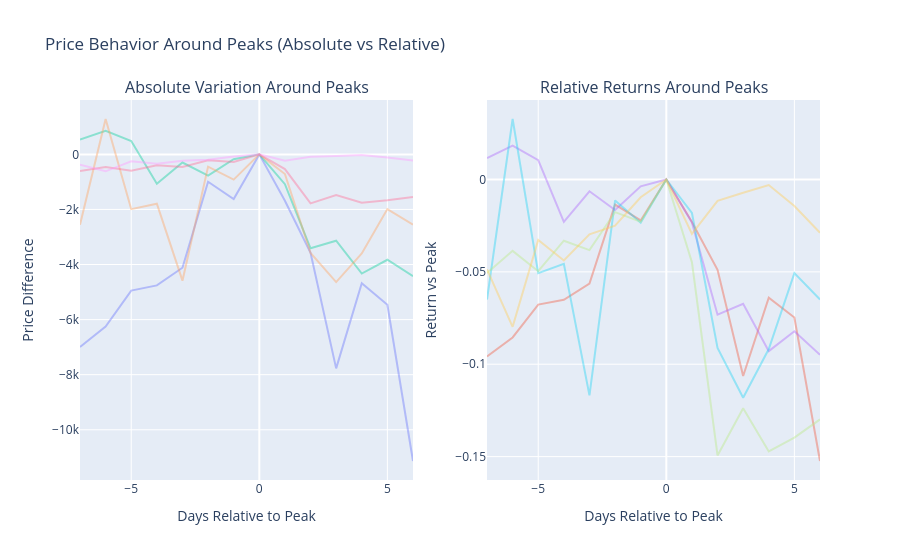

This figure's notebook cell:
### Markdown cell above
**Price Behavior Around Peaks**

*Analyze the typical price pattern before and after randomly selected peak events, using relative returns centered at the peak (t = 0).*

### Code cell
NB_PEAKS_TO_DISPLAY = 5

peaks_position = random.sample(range(len(peaks)), NB_PEAKS_TO_DISPLAY)
random_peaks = peaks.iloc[peaks_position]

# 2 subplots (1 ligne, 2 colonnes)
fig = make_subplots(
    rows=1, cols=2,
    subplot_titles=[
        "Absolute Variation Around Peaks",
        "Relative Returns Around Peaks"
    ]
)

for index, row in random_peaks.iterrows():
    # skip bords
    if index < 7 or index > len(df) - 7:
        continue

    df_slice = df.iloc[index-7:index+7]

    x = list(range(-7, 7))

    # Absolute
    y_abs = df_slice["close"] - row["close"]

    fig.add_trace(
        go.Scatter(
            x=x,
            y=y_abs,
            mode="lines",
            opacity=0.4,
            showlegend=False
        ),
        row=1, col=1
    )

    # Relative
    y_rel = (df_slice["close"] / row["close"]) - 1

    fig.add_trace(
        go.Scatter(
            x=x,
            y=y_rel,
            mode="lines",
            opacity=0.4,
            showlegend=False
        ),
        row=1, col=2
    )

# Layout
fig.update_layout(
    title="Price Behavior Around Peaks (Absolute vs Relative)",
)

fig.update_xaxes(title_text="Days Relative to Peak", row=1, col=1)
fig.update_xaxes(title_text="Days Relative to Peak", row=1, col=2)

fig.update_yaxes(title_text="Price Difference", row=1, col=1)
fig.update_yaxes(title_text="Return vs Peak", row=1, col=2)

fig.show()

### Figure 1 — Plotly figure (JSON) as saved in the notebook; plotly's stock layout.template omitted (floating-point values rounded to 4 significant figures)
{"data": [{"mode": "lines", "opacity": 0.4, "showlegend": false, "type": "scatter", "x": [-7, -6, -5, -4, -3, -2, -1, 0, 1, 2, 3, 4, 5, 6], "xaxis": "x", "y": [-6998.0, -6249.0, -4948.0, -4759.0, -4117.0, -994.3, -1620.0, 0.0, -1683.0, -3573.0, -7772.0, -4679.0, -5462.0, -11140.0], "yaxis": "y"}, {"mode": "lines", "opacity": 0.4, "showlegend": false, "type": "scatter", "x": [-7, -6, -5, -4, -3, -2, -1, 0, 1, 2, 3, 4, 5, 6], "xaxis": "x2", "y": [-0.09577, -0.08552, -0.06772, -0.06513, -0.05633, -0.01361, -0.02218, 0.0, -0.02304, -0.04889, -0.1064, -0.06403, -0.07475, -0.1524], "yaxis": "y2"}, {"mode": "lines", "opacity": 0.4, "showlegend": false, "type": "scatter", "x": [-7, -6, -5, -4, -3, -2, -1, 0, 1, 2, 3, 4, 5, 6], "xaxis": "x", "y": [541.7, 854.3, 487.5, -1070.0, -297.0, -769.5, -173.2, 0.0, -1083.0, -3410.0, -3136.0, -4328.0, -3827.0, -4422.0], "yaxis": "y"}, {"mode": "lines", "opacity": 0.4, "showlegend": false, "type": "scatter", "x": [-7, -6, -5, -4, -3, -2, -1, 0, 1, 2, 3, 4, 5, 6], "xaxis": "x2", "y": [0.01163, 0.01834, 0.01047, -0.02297, -0.006376, -0.01652, -0.003717, 0.0, -0.02325, -0.07321, -0.06733, -0.09293, -0.08215, -0.09493], "yaxis": "y2"}, {"mode": "lines", "opacity": 0.4, "showlegend": false, "type": "scatter", "x": [-7, -6, -5, -4, -3, -2, -1, 0, 1, 2, 3, 4, 5, 6], "xaxis": "x", "y": [-2552.0, 1285.0, -1990.0, -1792.0, -4587.0, -445.6, -917.2, 0.0, -711.9, -3578.0, -4637.0, -3601.0, -1988.0, -2549.0], "yaxis": "y"}, {"mode": "lines", "opacity": 0.4, "showlegend": false, "type": "scatter", "x": [-7, -6, -5, -4, -3, -2, -1, 0, 1, 2, 3, 4, 5, 6], "xaxis": "x2", "y": [-0.06503, 0.03274, -0.05071, -0.04567, -0.1169, -0.01136, -0.02337, 0.0, -0.01814, -0.09119, -0.1182, -0.09175, -0.05066, -0.06495], "yaxis": "y2"}, {"mode": "lines", "opacity": 0.4, "showlegend": false, "type": "scatter", "x": [-7, -6, -5, -4, -3, -2, -1, 0, 1, 2, 3, 4, 5, 6], "xaxis": "x", "y": [-603.5, -460.5, -591.6, -395.1, -456.1, -210.8, -272.5, 0.0, -533.4, -1781.0, -1476.0, -1755.0, -1666.0, -1549.0], "yaxis": "y"}, {"mode": "lines", "opacity": 0.4, "showlegend": false, "type": "scatter", "x": [-7, -6, -5, -4, -3, -2, -1, 0, 1, 2, 3, 4, 5, 6], "xaxis": "x2", "y": [-0.05063, -0.03863, -0.04962, -0.03314, -0.03826, -0.01768, -0.02285, 0.0, -0.04474, -0.1494, -0.1238, -0.1472, -0.1397, -0.1299], "yaxis": "y2"}, {"mode": "lines", "opacity": 0.4, "showlegend": false, "type": "scatter", "x": [-7, -6, -5, -4, -3, -2, -1, 0, 1, 2, 3, 4, 5, 6], "xaxis": "x", "y": [-375.3, -615.3, -253.0, -338.3, -229.2, -193.2, -74.23, 0.0, -227.3, -89.26, -55.42, -23.18, -110.8, -222.5], "yaxis": "y"}, {"mode": "lines", "opacity": 0.4, "showlegend": false, "type": "scatter", "x": [-7, -6, -5, -4, -3, -2, -1, 0, 1, 2, 3, 4, 5, 6], "xaxis": "x2", "y": [-0.04865, -0.07976, -0.03279, -0.04385, -0.02972, -0.02505, -0.009622, 0.0, -0.02946, -0.01157, -0.007184, -0.003005, -0.01437, -0.02885], "yaxis": "y2"}], "layout": {"annotations": [{"font": {"size": 16}, "showarrow": false, "text": "Absolute Variation Around Peaks", "x": 0.225, "xanchor": "center", "xref": "paper", "y": 1, "yanchor": "bottom", "yref": "paper"}, {"font": {"size": 16}, "showarrow": false, "text": "Relative Returns Around Peaks", "x": 0.775, "xanchor": "center", "xref": "paper", "y": 1, "yanchor": "bottom", "yref": "paper"}], "title": {"text": "Price Behavior Around Peaks (Absolute vs Relative)"}, "xaxis": {"anchor": "y", "domain": [0, 0.45], "title": {"text": "Days Relative to Peak"}}, "xaxis2": {"anchor": "y2", "domain": [0.55, 1], "title": {"text": "Days Relative to Peak"}}, "yaxis": {"anchor": "x", "domain": [0, 1], "title": {"text": "Price Difference"}}, "yaxis2": {"anchor": "x2", "domain": [0, 1], "title": {"text": "Return vs Peak"}}}}
